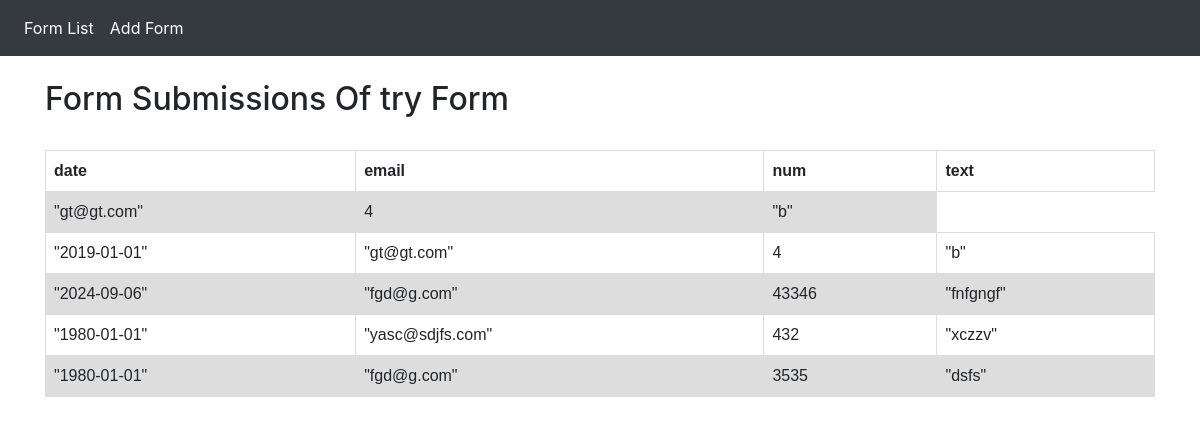
/form_builder/form_submissions/24, run on the app's committed database.
### form_creator/models.py (models this page shows, shortened)
class UserForm(models.Model):
	name = models.CharField(max_length=50)
	submissions_counter = models.PositiveSmallIntegerField(default=0)

class FormField(models.Model):
	form_id = models.ForeignKey(UserForm, related_name='has_fields',
		on_delete=models.CASCADE)
	input_name = models.CharField(max_length=30)
	label = models.CharField(max_length=30)
	data_type = models.CharField(max_length=3, choices=FIELD_TYPES)

### form_creator/views.py (the view)
# urls.py: path('form_submissions/<int:form_id>', views.form_submissions,
def form_submissions(request, form_id):
	form_name = UserForm.objects.get(pk=form_id).name
	fields = FormField.objects.filter(form_id=form_id).order_by('input_name')
	submissions = Submissions.objects.filter(user_form=form_id).values_list()
	sumbission_fields_collection = {}
	i = 0
	for submission in submissions:
		i += 1
		submission_data = FieldSubmission.objects.filter(
			submission__user_form=form_id, submission=submission).values_list(
				'data', flat=True).order_by('field_id__input_name')
		sumbission_fields_collection[i] = submission_data
	context = {
		'form_name': form_name,
		'fields': fields,
		'submissions': submissions,
		'submission_fields': sumbission_fields_collection
	}
	return render(request, 'form_submissions.html', context)

### form_creator/templates/form_submissions.html (shortened to what this page needs)
{% extends 'base.html' %}
{% load dict_access %}
{% block content %}
	<br>
	<h2>Form Submissions Of {{ form_name }} Form </h2>
	<br>
	{% if submissions %}
		<table>
				<tr>
					{% for field in fields %}
						<th> {{ field.input_name }}</th>
					{% endfor %}
				</tr>
				{% for key, values in submission_fields.items %}
					<tr>
						{% for v in values %}
						<td>{{ v }}</td>
						{% endfor %}
					</tr>
				{% endfor %}
		</table>
	{% else %}
		<h5>There are no submissions yet...</h5>
	{% endif %}
{% endblock content %}

### wix_form_builder/templates/base.html (style rules this page uses)
table { font-family: arial, sans-serif; border-collapse: collapse; width: 100%; }
td, th { border: 1px solid #dddddd; text-align: left; padding: 8px; }
tr:nth-child(even) { background-color: #dddddd; }

### data on the page
UserForm: name "try"
FormField: input_name "date"
FormField: input_name "email"
FormField: input_name "num"
FormField: input_name "text"

### other printed values
{{ v }} "\"gt@gt.com\"" "4" "\"b\"" "\"2019-01-01\"" "\"gt@gt.com\"" "4" "\"b\"" "\"2024-09-06\"" "\"fgd@g.com\"" "43346" "\"fnfgngf\"" "\"1980-01-01\"" "\"yasc@sdjfs.com\"" "432" "\"xczzv\"" "\"1980-01-01\"" "\"fgd@g.com\"" "3535" "\"dsfs\""
